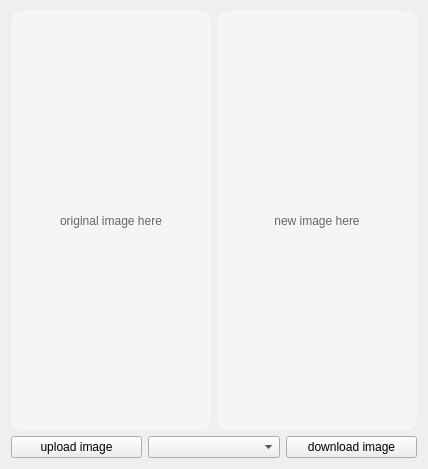
<?xml version="1.0" encoding="UTF-8"?>
<ui version="4.0">
 <class>filter_pg</class>
 <widget class="QWidget" name="filter_pg">
  <property name="geometry">
   <rect>
    <x>0</x>
    <y>0</y>
    <width>426</width>
    <height>469</height>
   </rect>
  </property>
  <layout class="QVBoxLayout" name="verticalLayout">
   <item>
    <layout class="QHBoxLayout" name="horizontalLayout_2" stretch="1,1">
     <item>
      <widget class="QLabel" name="og_img_lbl">
       <property name="sizePolicy">
        <sizepolicy hsizetype="Expanding" vsizetype="Expanding">
         <horstretch>0</horstretch>
         <verstretch>0</verstretch>
        </sizepolicy>
       </property>
       <property name="minimumSize">
        <size>
         <width>200</width>
         <height>200</height>
        </size>
       </property>
       <property name="styleSheet">
        <string notr="true">QLabel {
    background-color: #f5f5f5;
    border-radius: 10px;
    padding: 10px;
    color: #666;
}
</string>
       </property>
       <property name="text">
        <string>original image here</string>
       </property>
       <property name="alignment">
        <set>Qt::AlignmentFlag::AlignCenter</set>
       </property>
      </widget>
     </item>
     <item>
      <widget class="QLabel" name="new_img_lbl">
       <property name="sizePolicy">
        <sizepolicy hsizetype="Expanding" vsizetype="Expanding">
         <horstretch>0</horstretch>
         <verstretch>0</verstretch>
        </sizepolicy>
       </property>
       <property name="minimumSize">
        <size>
         <width>200</width>
         <height>200</height>
        </size>
       </property>
       <property name="styleSheet">
        <string notr="true">QLabel {
    background-color: #f5f5f5;
    border-radius: 10px;
    padding: 10px;
    color: #666;
}
</string>
       </property>
       <property name="text">
        <string>new image here</string>
       </property>
       <property name="alignment">
        <set>Qt::AlignmentFlag::AlignCenter</set>
       </property>
      </widget>
     </item>
    </layout>
   </item>
   <item>
    <layout class="QHBoxLayout" name="horizontalLayout_3">
     <item>
      <widget class="QPushButton" name="upload_btn">
       <property name="styleSheet">
        <string notr="true"/>
       </property>
       <property name="text">
        <string>upload image</string>
       </property>
      </widget>
     </item>
     <item>
      <widget class="QComboBox" name="filter_cbx"/>
     </item>
     <item>
      <widget class="QPushButton" name="download_btn">
       <property name="styleSheet">
        <string notr="true"/>
       </property>
       <property name="text">
        <string>download image</string>
       </property>
      </widget>
     </item>
    </layout>
   </item>
  </layout>
 </widget>
 <resources/>
 <connections/>
</ui>
